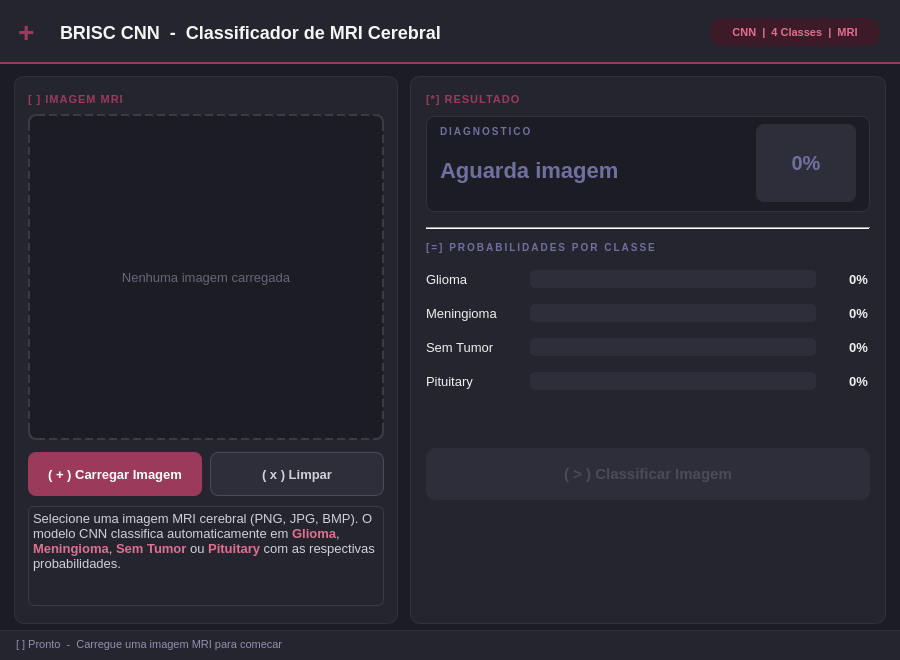
<?xml version="1.0" encoding="UTF-8"?>
<ui version="4.0">
 <class>MainWindow</class>
 <widget class="QMainWindow" name="MainWindow">
  <property name="geometry">
   <rect><x>0</x><y>0</y><width>900</width><height>660</height></rect>
  </property>
  <property name="windowTitle">
   <string>BRISC CNN - Classificador de MRI Cerebral</string>
  </property>
  <property name="styleSheet">
   <string>
QMainWindow, QWidget#centralwidget { background-color: #1c1c24; }
QLabel { color: #f0f0f0; font-family: Segoe UI; }
QProgressBar { border: none; border-radius: 5px; background-color: #2e2e3a; height: 16px; color: transparent; }
QProgressBar::chunk { border-radius: 5px; background-color: #9b3a5a; }
QTextBrowser { background-color: #25252f; color: #d0d0d8; border: 1px solid #3a3a48; border-radius: 6px; font-family: Segoe UI; font-size: 10pt; }
   </string>
  </property>

  <widget class="QWidget" name="centralwidget">

   <!-- Barra de topo -->
   <widget class="QFrame" name="frameHeader">
    <property name="geometry"><rect><x>0</x><y>0</y><width>900</width><height>64</height></rect></property>
    <property name="styleSheet"><string>background-color: #25252f; border-bottom: 2px solid #9b3a5a;</string></property>
   </widget>

   <widget class="QLabel" name="lIconeTitulo">
    <property name="geometry"><rect><x>18</x><y>12</y><width>36</width><height>40</height></rect></property>
    <property name="text"><string>+</string></property>
    <property name="styleSheet"><string>font-size: 28px; font-weight: bold; color: #9b3a5a; background: transparent;</string></property>
   </widget>

   <widget class="QLabel" name="lTitulo">
    <property name="geometry"><rect><x>60</x><y>12</y><width>580</width><height>40</height></rect></property>
    <property name="text"><string>BRISC CNN  -  Classificador de MRI Cerebral</string></property>
    <property name="styleSheet"><string>font-size: 18px; font-weight: bold; color: #f5f5f5; background: transparent; font-family: Segoe UI;</string></property>
   </widget>

   <widget class="QLabel" name="lBadge">
    <property name="geometry"><rect><x>710</x><y>18</y><width>170</width><height>28</height></rect></property>
    <property name="text"><string>CNN  |  4 Classes  |  MRI</string></property>
    <property name="alignment"><set>Qt::AlignCenter</set></property>
    <property name="styleSheet"><string>background-color: #3d1a28; color: #e07090; border-radius: 12px; font-size: 11px; font-weight: bold; font-family: Segoe UI;</string></property>
   </widget>

   <!-- PAINEL ESQUERDO -->
   <widget class="QFrame" name="framePainelEsq">
    <property name="geometry"><rect><x>14</x><y>76</y><width>384</width><height>548</height></rect></property>
    <property name="styleSheet"><string>background-color: #25252f; border-radius: 10px; border: 1px solid #32323e;</string></property>
   </widget>

   <widget class="QLabel" name="lSecImagem">
    <property name="geometry"><rect><x>28</x><y>88</y><width>200</width><height>22</height></rect></property>
    <property name="text"><string>[ ] IMAGEM MRI</string></property>
    <property name="styleSheet"><string>color: #9b3a5a; font-size: 11px; font-weight: bold; letter-spacing: 1px; background: transparent;</string></property>
   </widget>

   <widget class="QLabel" name="lImagem">
    <property name="geometry"><rect><x>28</x><y>114</y><width>356</width><height>326</height></rect></property>
    <property name="text"><string>Nenhuma imagem carregada</string></property>
    <property name="alignment"><set>Qt::AlignCenter</set></property>
    <property name="styleSheet"><string>background-color: #1c1c24; color: #666678; border: 2px dashed #3a3a48; border-radius: 8px; font-size: 13px; font-family: Segoe UI;</string></property>
   </widget>

   <widget class="QPushButton" name="pbCarregar">
    <property name="geometry"><rect><x>28</x><y>452</y><width>174</width><height>44</height></rect></property>
    <property name="text"><string>( + ) Carregar Imagem</string></property>
    <property name="styleSheet"><string>
QPushButton { background-color: #9b3a5a; color: #ffffff; font-size: 13px; font-weight: bold; border-radius: 8px; border: none; font-family: Segoe UI; }
QPushButton:hover { background-color: #b8476e; }
QPushButton:pressed { background-color: #7a2d47; }
    </string></property>
   </widget>

   <widget class="QPushButton" name="pbLimpar">
    <property name="geometry"><rect><x>210</x><y>452</y><width>174</width><height>44</height></rect></property>
    <property name="text"><string>( x ) Limpar</string></property>
    <property name="styleSheet"><string>
QPushButton { background-color: #2e2e3a; color: #d0d0d8; font-size: 13px; font-weight: bold; border-radius: 8px; border: 1px solid #4a4a58; font-family: Segoe UI; }
QPushButton:hover { background-color: #3a3a48; color: #f0f0f0; }
QPushButton:pressed { background-color: #252530; }
    </string></property>
   </widget>

   <widget class="QTextBrowser" name="tBDescricao">
    <property name="geometry"><rect><x>28</x><y>506</y><width>356</width><height>100</height></rect></property>
    <property name="html"><string>&lt;html&gt;&lt;body style="color:#d0d0d8; font-family:Segoe UI; font-size:10pt;"&gt;&lt;p&gt;Selecione uma imagem MRI cerebral (PNG, JPG, BMP). O modelo CNN classifica automaticamente em &lt;b style="color:#e07090;"&gt;Glioma&lt;/b&gt;, &lt;b style="color:#e07090;"&gt;Meningioma&lt;/b&gt;, &lt;b style="color:#e07090;"&gt;Sem Tumor&lt;/b&gt; ou &lt;b style="color:#e07090;"&gt;Pituitary&lt;/b&gt; com as respectivas probabilidades.&lt;/p&gt;&lt;/body&gt;&lt;/html&gt;</string></property>
   </widget>

   <!-- PAINEL DIREITO -->
   <widget class="QFrame" name="framePainelDir">
    <property name="geometry"><rect><x>410</x><y>76</y><width>476</width><height>548</height></rect></property>
    <property name="styleSheet"><string>background-color: #25252f; border-radius: 10px; border: 1px solid #32323e;</string></property>
   </widget>

   <widget class="QLabel" name="lSecResult">
    <property name="geometry"><rect><x>426</x><y>88</y><width>200</width><height>22</height></rect></property>
    <property name="text"><string>[*] RESULTADO</string></property>
    <property name="styleSheet"><string>color: #9b3a5a; font-size: 11px; font-weight: bold; letter-spacing: 1px; background: transparent;</string></property>
   </widget>

   <widget class="QFrame" name="frameCard">
    <property name="geometry"><rect><x>426</x><y>116</y><width>444</width><height>96</height></rect></property>
    <property name="styleSheet"><string>background-color: #1c1c24; border-radius: 8px; border: 1px solid #32323e;</string></property>
   </widget>

   <widget class="QLabel" name="lLabelDiag">
    <property name="geometry"><rect><x>440</x><y>122</y><width>220</width><height>18</height></rect></property>
    <property name="text"><string>DIAGNOSTICO</string></property>
    <property name="styleSheet"><string>color: #7070a0; font-size: 10px; font-weight: bold; letter-spacing: 2px; background: transparent;</string></property>
   </widget>

   <widget class="QLabel" name="lDiagnostico">
    <property name="geometry"><rect><x>440</x><y>142</y><width>320</width><height>56</height></rect></property>
    <property name="text"><string>Aguarda imagem</string></property>
    <property name="styleSheet"><string>color: #7070a0; font-size: 22px; font-weight: bold; font-family: Segoe UI; background: transparent;</string></property>
   </widget>

   <widget class="QLabel" name="lConfianca">
    <property name="geometry"><rect><x>756</x><y>124</y><width>100</width><height>78</height></rect></property>
    <property name="text"><string>0%</string></property>
    <property name="alignment"><set>Qt::AlignCenter</set></property>
    <property name="styleSheet"><string>background-color: #2e2e3a; color: #7070a0; border-radius: 8px; font-size: 20px; font-weight: bold; font-family: Segoe UI;</string></property>
   </widget>

   <widget class="Line" name="line2">
    <property name="geometry"><rect><x>426</x><y>220</y><width>444</width><height>16</height></rect></property>
    <property name="orientation"><enum>Qt::Horizontal</enum></property>
    <property name="styleSheet"><string>color: #32323e;</string></property>
   </widget>

   <widget class="QLabel" name="lLabelProb">
    <property name="geometry"><rect><x>426</x><y>237</y><width>350</width><height>20</height></rect></property>
    <property name="text"><string>[=] PROBABILIDADES POR CLASSE</string></property>
    <property name="styleSheet"><string>color: #7070a0; font-size: 10px; font-weight: bold; letter-spacing: 2px; background: transparent;</string></property>
   </widget>

   <!-- Glioma -->
   <widget class="QLabel" name="lGlioma">
    <property name="geometry"><rect><x>426</x><y>268</y><width>100</width><height>22</height></rect></property>
    <property name="text"><string>Glioma</string></property>
    <property name="styleSheet"><string>color: #f0f0f0; font-size: 13px; background: transparent;</string></property>
   </widget>
   <widget class="QProgressBar" name="barGlioma">
    <property name="geometry"><rect><x>530</x><y>270</y><width>286</width><height>18</height></rect></property>
    <property name="value"><number>0</number></property>
    <property name="styleSheet"><string>QProgressBar { background-color: #2e2e3a; border-radius: 5px; } QProgressBar::chunk { background-color: #9b3a5a; border-radius: 5px; }</string></property>
   </widget>
   <widget class="QLabel" name="lGliomaPct">
    <property name="geometry"><rect><x>822</x><y>268</y><width>46</width><height>22</height></rect></property>
    <property name="text"><string>0%</string></property>
    <property name="alignment"><set>Qt::AlignRight|Qt::AlignVCenter</set></property>
    <property name="styleSheet"><string>color: #f0f0f0; font-size: 13px; font-weight: bold; background: transparent;</string></property>
   </widget>

   <!-- Meningioma -->
   <widget class="QLabel" name="lMeningioma">
    <property name="geometry"><rect><x>426</x><y>302</y><width>100</width><height>22</height></rect></property>
    <property name="text"><string>Meningioma</string></property>
    <property name="styleSheet"><string>color: #f0f0f0; font-size: 13px; background: transparent;</string></property>
   </widget>
   <widget class="QProgressBar" name="barMeningioma">
    <property name="geometry"><rect><x>530</x><y>304</y><width>286</width><height>18</height></rect></property>
    <property name="value"><number>0</number></property>
    <property name="styleSheet"><string>QProgressBar { background-color: #2e2e3a; border-radius: 5px; } QProgressBar::chunk { background-color: #9b3a5a; border-radius: 5px; }</string></property>
   </widget>
   <widget class="QLabel" name="lMeningiomaPct">
    <property name="geometry"><rect><x>822</x><y>302</y><width>46</width><height>22</height></rect></property>
    <property name="text"><string>0%</string></property>
    <property name="alignment"><set>Qt::AlignRight|Qt::AlignVCenter</set></property>
    <property name="styleSheet"><string>color: #f0f0f0; font-size: 13px; font-weight: bold; background: transparent;</string></property>
   </widget>

   <!-- Sem Tumor -->
   <widget class="QLabel" name="lNoTumor">
    <property name="geometry"><rect><x>426</x><y>336</y><width>100</width><height>22</height></rect></property>
    <property name="text"><string>Sem Tumor</string></property>
    <property name="styleSheet"><string>color: #f0f0f0; font-size: 13px; background: transparent;</string></property>
   </widget>
   <widget class="QProgressBar" name="barNoTumor">
    <property name="geometry"><rect><x>530</x><y>338</y><width>286</width><height>18</height></rect></property>
    <property name="value"><number>0</number></property>
    <property name="styleSheet"><string>QProgressBar { background-color: #2e2e3a; border-radius: 5px; } QProgressBar::chunk { background-color: #9b3a5a; border-radius: 5px; }</string></property>
   </widget>
   <widget class="QLabel" name="lNoTumorPct">
    <property name="geometry"><rect><x>822</x><y>336</y><width>46</width><height>22</height></rect></property>
    <property name="text"><string>0%</string></property>
    <property name="alignment"><set>Qt::AlignRight|Qt::AlignVCenter</set></property>
    <property name="styleSheet"><string>color: #f0f0f0; font-size: 13px; font-weight: bold; background: transparent;</string></property>
   </widget>

   <!-- Pituitary -->
   <widget class="QLabel" name="lPituitary">
    <property name="geometry"><rect><x>426</x><y>370</y><width>100</width><height>22</height></rect></property>
    <property name="text"><string>Pituitary</string></property>
    <property name="styleSheet"><string>color: #f0f0f0; font-size: 13px; background: transparent;</string></property>
   </widget>
   <widget class="QProgressBar" name="barPituitary">
    <property name="geometry"><rect><x>530</x><y>372</y><width>286</width><height>18</height></rect></property>
    <property name="value"><number>0</number></property>
    <property name="styleSheet"><string>QProgressBar { background-color: #2e2e3a; border-radius: 5px; } QProgressBar::chunk { background-color: #9b3a5a; border-radius: 5px; }</string></property>
   </widget>
   <widget class="QLabel" name="lPituitaryPct">
    <property name="geometry"><rect><x>822</x><y>370</y><width>46</width><height>22</height></rect></property>
    <property name="text"><string>0%</string></property>
    <property name="alignment"><set>Qt::AlignRight|Qt::AlignVCenter</set></property>
    <property name="styleSheet"><string>color: #f0f0f0; font-size: 13px; font-weight: bold; background: transparent;</string></property>
   </widget>

   <!-- Botão Classificar -->
   <widget class="QPushButton" name="pbClassificar">
    <property name="geometry"><rect><x>426</x><y>448</y><width>444</width><height>52</height></rect></property>
    <property name="text"><string>( > ) Classificar Imagem</string></property>
    <property name="enabled"><bool>false</bool></property>
    <property name="styleSheet"><string>
QPushButton { background-color: #9b3a5a; color: #ffffff; font-size: 15px; font-weight: bold; border-radius: 10px; border: none; font-family: Segoe UI; }
QPushButton:hover { background-color: #b8476e; }
QPushButton:pressed { background-color: #7a2d47; }
QPushButton:disabled { background-color: #2e2e3a; color: #4a4a58; }
    </string></property>
   </widget>

   <!-- Status -->
   <widget class="QFrame" name="frameStatus">
    <property name="geometry"><rect><x>0</x><y>630</y><width>900</width><height>30</height></rect></property>
    <property name="styleSheet"><string>background-color: #25252f; border-top: 1px solid #32323e;</string></property>
   </widget>

   <widget class="QLabel" name="lStatus">
    <property name="geometry"><rect><x>16</x><y>633</y><width>868</width><height>22</height></rect></property>
    <property name="text"><string>[ ] Pronto  -  Carregue uma imagem MRI para comecar</string></property>
    <property name="styleSheet"><string>color: #9090b0; font-size: 11px; font-family: Segoe UI; background: transparent;</string></property>
   </widget>

  </widget>
  <widget class="QMenuBar" name="menubar">
   <property name="geometry"><rect><x>0</x><y>0</y><width>900</width><height>0</height></rect></property>
  </widget>
  <widget class="QStatusBar" name="statusbar">
   <property name="maximumSize"><size><width>16777215</width><height>0</height></size></property>
  </widget>
 </widget>
 <resources/>
 <connections/>
</ui>
